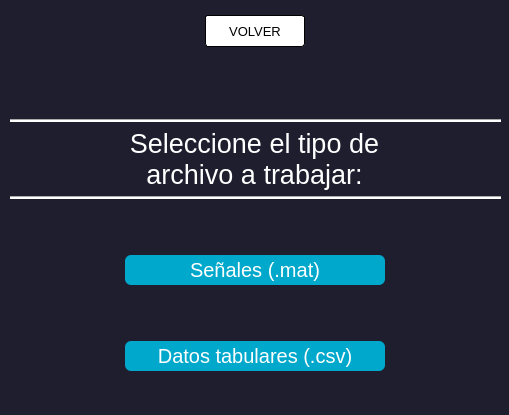
<?xml version="1.0" encoding="UTF-8"?>
<ui version="4.0">
 <class>MainWindow</class>
 <widget class="QMainWindow" name="MainWindow">
  <property name="geometry">
   <rect>
    <x>0</x>
    <y>0</y>
    <width>509</width>
    <height>415</height>
   </rect>
  </property>
  <property name="windowTitle">
   <string>MainWindow</string>
  </property>
  <property name="styleSheet">
   <string notr="true">background-color: rgb(30, 30, 47);</string>
  </property>
  <widget class="QWidget" name="centralwidget">
   <widget class="QWidget" name="verticalLayoutWidget">
    <property name="geometry">
     <rect>
      <x>10</x>
      <y>0</y>
      <width>491</width>
      <height>371</height>
     </rect>
    </property>
    <layout class="QVBoxLayout" name="verticalLayout_2">
     <property name="sizeConstraint">
      <enum>QLayout::SetMaximumSize</enum>
     </property>
     <property name="bottomMargin">
      <number>0</number>
     </property>
     <item alignment="Qt::AlignHCenter|Qt::AlignVCenter">
      <widget class="QPushButton" name="volverBoton">
       <property name="minimumSize">
        <size>
         <width>100</width>
         <height>32</height>
        </size>
       </property>
       <property name="styleSheet">
        <string notr="true">QPushButton {
    background-color: white;
    color: black;
    border: 1px solid black;
    border-radius: 3px;
    padding: 7px 10px;
    font-size: 10pt;
}

QPushButton:hover {
    background-color: #ecf0f1; 
    border-color: #34495e;
    color: #34495e;
}

QPushButton:pressed {
    background-color: #bdc3c7; 
    border-color: #2c3e50;
    color: #2c3e50;
}</string>
       </property>
       <property name="text">
        <string>VOLVER</string>
       </property>
      </widget>
     </item>
     <item>
      <spacer name="horizontalSpacer">
       <property name="orientation">
        <enum>Qt::Vertical</enum>
       </property>
       <property name="sizeType">
        <enum>QSizePolicy::Fixed</enum>
       </property>
       <property name="sizeHint" stdset="0">
        <size>
         <width>10</width>
         <height>50</height>
        </size>
       </property>
      </spacer>
     </item>
     <item>
      <widget class="Line" name="line">
       <property name="styleSheet">
        <string notr="true">background-color: rgb(255, 255, 255);</string>
       </property>
       <property name="orientation">
        <enum>Qt::Horizontal</enum>
       </property>
      </widget>
     </item>
     <item alignment="Qt::AlignVCenter">
      <widget class="QLabel" name="label">
       <property name="maximumSize">
        <size>
         <width>489</width>
         <height>100</height>
        </size>
       </property>
       <property name="toolTip">
        <string>&lt;html&gt;&lt;head/&gt;&lt;body&gt;&lt;p align=&quot;center&quot;&gt;&lt;span style=&quot; font-size:12pt; color:#ffffff;&quot;&gt;Seleccione el tipo de archivo a trabaja:&lt;/span&gt;&lt;/p&gt;&lt;/body&gt;&lt;/html&gt;</string>
       </property>
       <property name="styleSheet">
        <string notr="true">color: rgb(255, 255, 255);
font-size:20pt;
</string>
       </property>
       <property name="text">
        <string>Seleccione el tipo de 
archivo a trabajar:</string>
       </property>
       <property name="alignment">
        <set>Qt::AlignHCenter|Qt::AlignTop</set>
       </property>
       <property name="margin">
        <number>0</number>
       </property>
      </widget>
     </item>
     <item>
      <widget class="Line" name="line_2">
       <property name="styleSheet">
        <string notr="true">background-color: rgb(255, 255, 255);</string>
       </property>
       <property name="orientation">
        <enum>Qt::Horizontal</enum>
       </property>
      </widget>
     </item>
     <item>
      <spacer name="horizontalSpacer_2">
       <property name="orientation">
        <enum>Qt::Vertical</enum>
       </property>
       <property name="sizeType">
        <enum>QSizePolicy::Fixed</enum>
       </property>
       <property name="sizeHint" stdset="0">
        <size>
         <width>10</width>
         <height>50</height>
        </size>
       </property>
      </spacer>
     </item>
     <item alignment="Qt::AlignHCenter">
      <widget class="QPushButton" name="senalesBoton">
       <property name="minimumSize">
        <size>
         <width>260</width>
         <height>30</height>
        </size>
       </property>
       <property name="maximumSize">
        <size>
         <width>360</width>
         <height>16777215</height>
        </size>
       </property>
       <property name="styleSheet">
        <string notr="true">QPushButton {
   
	background-color: rgb(0, 168, 204);
    font-size: 15pt;
    color: white; /* Opcional */
	border: none;
    border-radius: 6px;
}

QPushButton:hover {
    
	background-color: rgb(0, 142, 170);
}

QPushButton:pressed {
     
	background-color: rgb(0, 113, 136);
}
</string>
       </property>
       <property name="text">
        <string>Señales (.mat)</string>
       </property>
      </widget>
     </item>
     <item>
      <spacer name="horizontalSpacer_3">
       <property name="orientation">
        <enum>Qt::Vertical</enum>
       </property>
       <property name="sizeType">
        <enum>QSizePolicy::Fixed</enum>
       </property>
       <property name="sizeHint" stdset="0">
        <size>
         <width>10</width>
         <height>50</height>
        </size>
       </property>
      </spacer>
     </item>
     <item alignment="Qt::AlignHCenter">
      <widget class="QPushButton" name="tabularesBoton">
       <property name="minimumSize">
        <size>
         <width>260</width>
         <height>30</height>
        </size>
       </property>
       <property name="styleSheet">
        <string notr="true">QPushButton {
   
	background-color: rgb(0, 168, 204);
    font-size: 15pt;
    color: white; /* Opcional */
	border: none;
    border-radius: 6px;
}

QPushButton:hover {
    
	background-color: rgb(0, 142, 170);
}


QPushButton:pressed {
     
	background-color: rgb(0, 113, 136);
}
</string>
       </property>
       <property name="text">
        <string>Datos tabulares (.csv)</string>
       </property>
      </widget>
     </item>
    </layout>
   </widget>
  </widget>
  <widget class="QMenuBar" name="menubar">
   <property name="geometry">
    <rect>
     <x>0</x>
     <y>0</y>
     <width>509</width>
     <height>21</height>
    </rect>
   </property>
  </widget>
  <widget class="QStatusBar" name="statusbar"/>
 </widget>
 <resources/>
 <connections/>
</ui>
